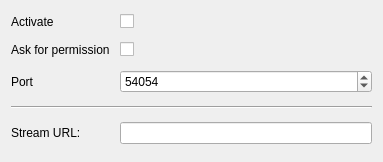
<?xml version="1.0" encoding="UTF-8"?>
<ui version="4.0">
 <class>GUI_BroadcastSetup</class>
 <widget class="QWidget" name="GUI_BroadcastSetup">
  <property name="geometry">
   <rect>
    <x>0</x>
    <y>0</y>
    <width>383</width>
    <height>162</height>
   </rect>
  </property>
  <layout class="QGridLayout" name="gridLayout">
   <property name="spacing">
    <number>10</number>
   </property>
   <item row="2" column="0">
    <widget class="QLabel" name="label">
     <property name="text">
      <string>Port</string>
     </property>
    </widget>
   </item>
   <item row="0" column="0">
    <widget class="QLabel" name="lab_activate">
     <property name="text">
      <string notr="true">Activate</string>
     </property>
    </widget>
   </item>
   <item row="1" column="0">
    <widget class="QLabel" name="label_3">
     <property name="text">
      <string>Ask for permission</string>
     </property>
    </widget>
   </item>
   <item row="0" column="1">
    <widget class="QCheckBox" name="cb_active">
     <property name="text">
      <string/>
     </property>
    </widget>
   </item>
   <item row="2" column="1">
    <widget class="QSpinBox" name="sb_port">
     <property name="maximum">
      <number>65535</number>
     </property>
     <property name="value">
      <number>54054</number>
     </property>
    </widget>
   </item>
   <item row="1" column="1">
    <widget class="QCheckBox" name="cb_prompt">
     <property name="text">
      <string/>
     </property>
    </widget>
   </item>
   <item row="4" column="1">
    <widget class="QLineEdit" name="le_url">
     <property name="sizePolicy">
      <sizepolicy hsizetype="Expanding" vsizetype="Fixed">
       <horstretch>0</horstretch>
       <verstretch>0</verstretch>
      </sizepolicy>
     </property>
     <property name="dragEnabled">
      <bool>true</bool>
     </property>
     <property name="readOnly">
      <bool>true</bool>
     </property>
    </widget>
   </item>
   <item row="3" column="0" colspan="2">
    <widget class="Line" name="line_2">
     <property name="orientation">
      <enum>Qt::Horizontal</enum>
     </property>
    </widget>
   </item>
   <item row="4" column="0">
    <widget class="QLabel" name="lab_url_title">
     <property name="text">
      <string notr="true">Stream URL:</string>
     </property>
    </widget>
   </item>
  </layout>
 </widget>
 <resources/>
 <connections/>
</ui>
